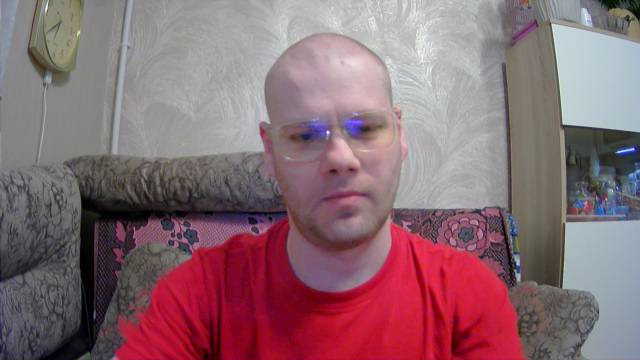
#> input picture src/pics/frame_5.jpg, 640 x 360 px, found by its file name
$ python device_boundary_detection.py
#> lines starting #> are read from the running program, lines starting #| are printed output that depends on the picture; after the words box and inside, x2 and y2 are one past the last pixel; in counts of white or black regions, pixels touching at a corner belong together
import cv2
import numpy as np
from typing import List

def load_image(image_path: str) -> np.ndarray:
    """
    Загружает изображение из файла.

    Args:
        image_path (str): Путь к изображению.

    Returns:
        np.ndarray: Загруженное изображение.
    """
#> called with image_path = 'pdata/pics/frame_5.jpg'
    try:
        image = cv2.imread(image_path, cv2.IMREAD_COLOR)
#> image is the input picture: shape (360, 640, 3); mean B, G, R 114.9, 106.8, 137.4
        if image is None:
            raise FileNotFoundError(f"Изображение не найдено по пути: {image_path}")
        return image
    except Exception as e:
        print(f"Ошибка при загрузке изображения: {e}")
        return np.array([])

def convert_to_grayscale(image: np.ndarray) -> np.ndarray:
    """
    Преобразует изображение в градации серого.

    Args:
        image (np.ndarray): Входное изображение.

    Returns:
        np.ndarray: Изображение в градациях серого.
    """
    try:
        return cv2.cvtColor(image, cv2.COLOR_BGR2GRAY)
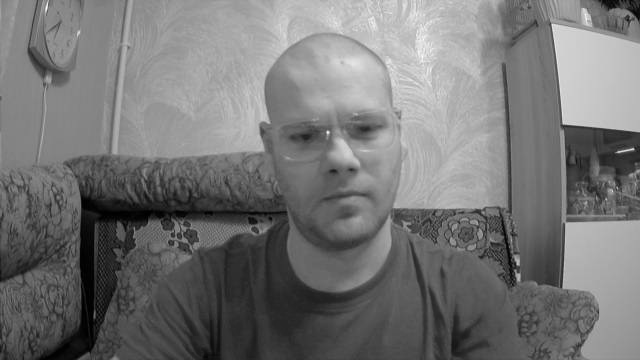
#> returned value: shape (360, 640); min 0, max 255, mean 116.8
    except Exception as e:
        print(f"Ошибка при преобразовании изображения в градации серого: {e}")
        return np.array([])

def gaussian_blur(image: np.ndarray, kernel_size: int = 5) -> np.ndarray:
    """
    Применяет Гауссово размытие для уменьшения шума.

    Args:
        image (np.ndarray): Входное изображение.
        kernel_size (int): Размер ядра размытия.

    Returns:
        np.ndarray: Размытое изображение.
    """
#> called with kernel_size = 5
    try:
        return cv2.GaussianBlur(image, (kernel_size, kernel_size), 0)
    except Exception as e:
        print(f"Ошибка при применении размытия: {e}")
        return np.array([])

def detect_edges(image: np.ndarray, sigma: float = 0.33) -> np.ndarray:
    """
    Адаптивное обнаружение краев с использованием алгоритма Кэнни.

    Args:
        image (np.ndarray): Входное изображение.
        sigma (float): Параметр для определения пороговых значений.

    Returns:
        np.ndarray: Изображение с обнаруженными краями.
    """
#> called with sigma = 0.33
    try:
        v = np.median(image)
#> v = 114
        lower = int(max(0, (1.0 - sigma) * v))
#> lower = 76
        higher = int(min(255, (1.0 + sigma) * v))
#> higher = 151
        return cv2.Canny(image, lower, higher)
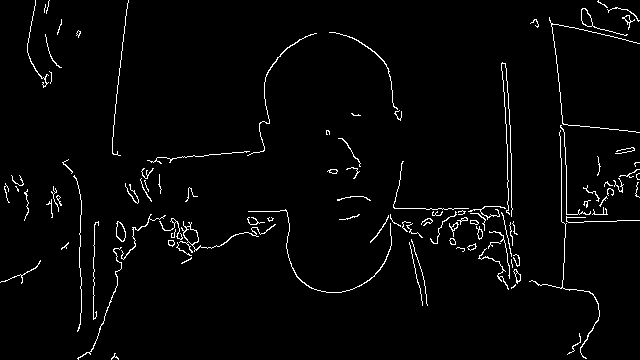
#> returned value: shape (360, 640); 2.5% white in thin lines or dots
    except Exception as e:
        print(f"Ошибка при обнаружении краев: {e}")
        return np.array([])

def is_rectangular(contour: np.ndarray, aspect_ratio_range: tuple = (0.8, 1.2), area_threshold: int = 500) -> bool:
    """
    Определяет, является ли контур прямоугольником на основе пропорций и площади.

    Args:
        contour (np.ndarray): Контур.
        aspect_ratio_range (tuple): Допустимый диапазон пропорций.
        area_threshold (int): Минимальная площадь для прямоугольника.

    Returns:
        bool: True, если контур является прямоугольником, иначе False.
    """
    x, y, w, h = cv2.boundingRect(contour)
    aspect_ratio = w / float(h)
    area = cv2.contourArea(contour)
    return aspect_ratio_range[0] <= aspect_ratio <= aspect_ratio_range[1] and area > area_threshold

def find_rectangular_contours(edges: np.ndarray) -> List[np.ndarray]:
    """
    Находит контуры, которые могут быть прямоугольниками (границами устройств).

    Args:
        edges (np.ndarray): Изображение с обнаруженными краями.

    Returns:
        List[np.ndarray]: Список контуров, которые являются прямоугольниками.
    """
    try:
        contours, _ = cv2.findContours(edges, cv2.RETR_LIST, cv2.CHAIN_APPROX_SIMPLE)
#> contours = 122 contours, 90 with area under 20; largest, box (x1, y1, x2, y2) and area: (179, 221, 276, 253) 218, (183, 226, 199, 245) 164, (581, 8, 628, 36) 144, (116, 221, 126, 242) 133, (581, 8, 593, 27) 133
        rectangular_contours = []
        for contour in contours:
            perimeter = cv2.arcLength(contour, True)
            approx = cv2.approxPolyDP(contour, 0.02 * perimeter, True)
            if len(approx) == 4 and is_rectangular(approx):
                rectangular_contours.append(approx)
#> this loop made 122 passes
#> perimeter on passes 1, 2, 3, 4, 5, 6, 7, 8, 10, 11, 12, 13: 27.8, 63.94, 12.49, 22.14, 13.31, 36.14, 119.9, 16.83, 56.04, 171.2, 25.9, 304.7
#> (perimeter, approx) on passes 17, 40, 56: (136.8, [[409, 242], [422, 305]]), (234.1, [[98, 221], [93, 319]]), (96.28, [[501, 212], [511, 256]])
#> after the loop, rectangular_contours = []
        return rectangular_contours
    except Exception as e:
        print(f"Ошибка при нахождении прямоугольных контуров: {e}")
        return []

image_path = 'pdata/pics/frame_5.jpg'
image = load_image(image_path)
if image.size > 0:
    gray_image = convert_to_grayscale(image)
    blurred_image = gaussian_blur(gray_image)
    edges = detect_edges(blurred_image)
    rectangular_contours = find_rectangular_contours(edges)
#> rectangular_contours = []

    for contour in rectangular_contours:
        cv2.drawContours(image, [contour], -1, (0, 255, 0), 3)
#> this loop made 0 passes
    cv2.imshow('Detected Device Boundaries', image)
    cv2.waitKey(0)
    cv2.destroyAllWindows()
